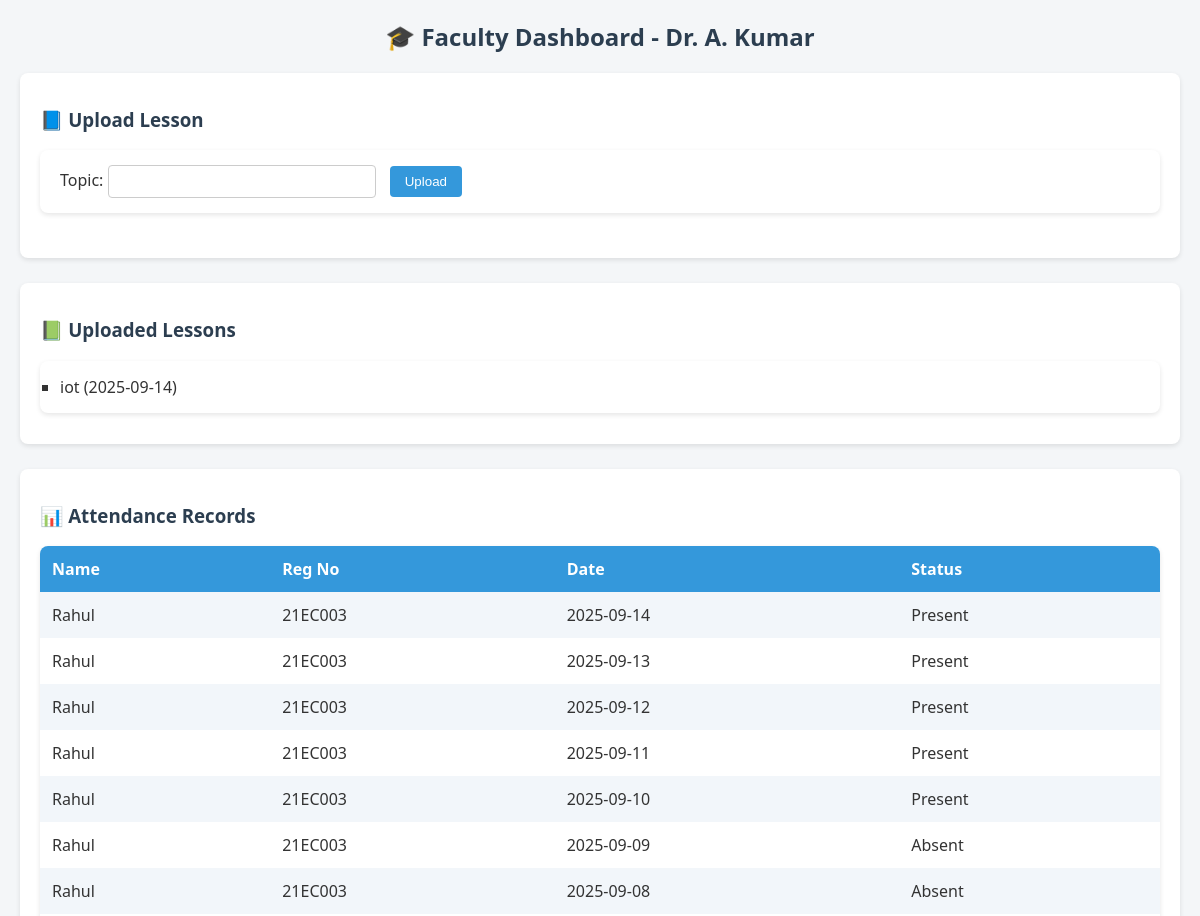
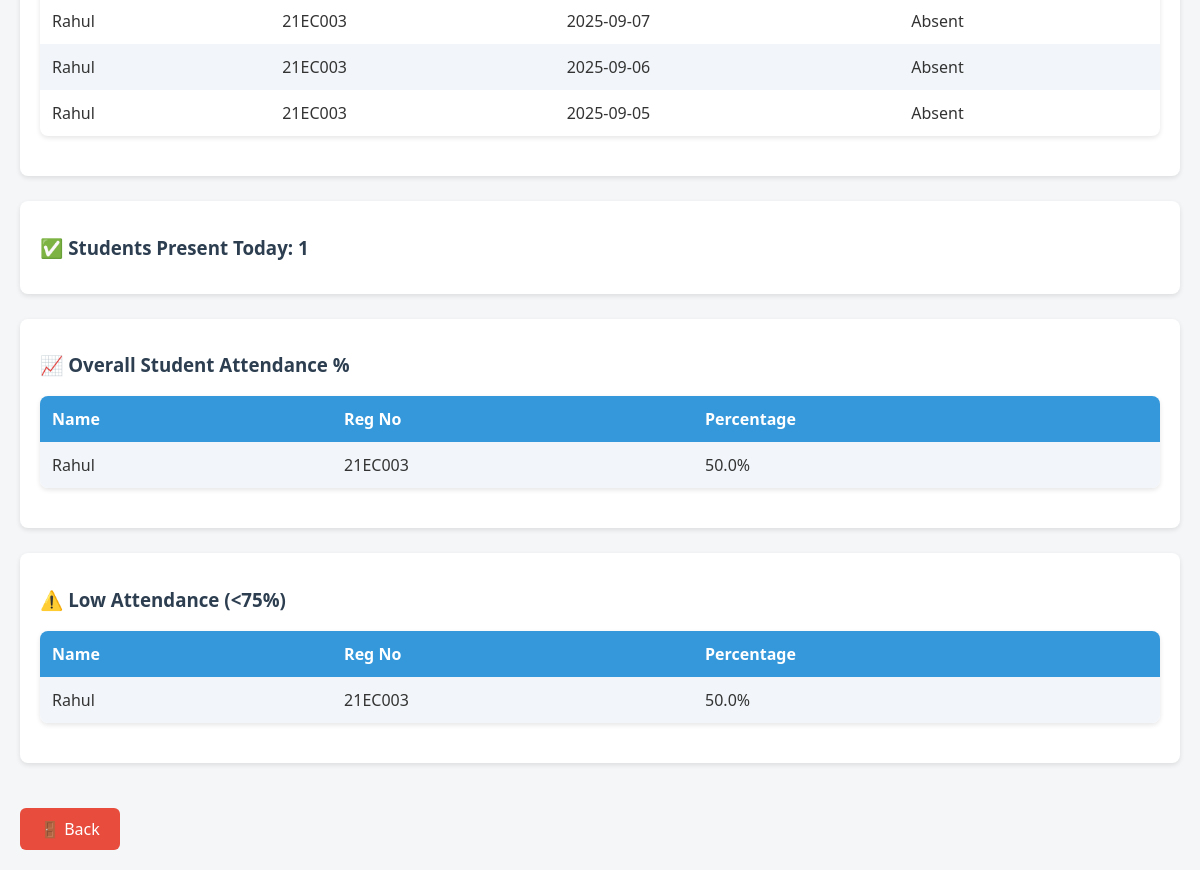
Page /faculty/dashboard (signed in) on the committed database (2 pictures, top to bottom).
### tables this page shows
CREATE TABLE lessons (
    id INTEGER PRIMARY KEY AUTOINCREMENT,
    faculty_id INTEGER NOT NULL,
    topic TEXT NOT NULL,
    date TEXT DEFAULT (DATE('now')),
    FOREIGN KEY(faculty_id) REFERENCES faculty(id)
);

CREATE TABLE attendance (
    id INTEGER PRIMARY KEY AUTOINCREMENT,
    student_id INTEGER NOT NULL,
    faculty_id INTEGER NOT NULL,
    class_name TEXT,
    subject TEXT,
    date TEXT NOT NULL,
    status TEXT DEFAULT 'Present',
    FOREIGN KEY(student_id) REFERENCES students(id),
    FOREIGN KEY(faculty_id) REFERENCES faculty(id),
    UNIQUE(student_id, faculty_id, date)
);

CREATE TABLE students (
    id INTEGER PRIMARY KEY AUTOINCREMENT,
    name TEXT NOT NULL,
    reg_no TEXT UNIQUE NOT NULL,
    class_name TEXT,
    dept TEXT,
    password TEXT,
    face_encoding BLOB   -- ✅ valid SQLite type for embeddings
    );

### app.py (the view, shortened to what this page needs)
@app.route("/faculty/dashboard", methods=["GET", "POST"])
def faculty_dashboard():
    if "faculty_id" not in session:
        flash("⚠️ Please login first.")
        return redirect(url_for("faculty_login"))
    faculty_id = session["faculty_id"]
    conn = sqlite3.connect(DB_PATH)
    cur = conn.cursor()
    cur.execute("SELECT topic, date FROM lessons WHERE faculty_id=?", (faculty_id,))
    lessons = cur.fetchall()
    cur.execute("""
        SELECT s.name, s.reg_no, a.date, a.status
        FROM students s
        JOIN attendance a ON s.id = a.student_id
        WHERE a.faculty_id=?
        ORDER BY a.date DESC
    """, (faculty_id,))
    attendance_records = cur.fetchall()
    today = datetime.date.today().isoformat()
    cur.execute("""
        SELECT COUNT(*) FROM attendance
        WHERE faculty_id=? AND date=? AND status='Present'
    """, (faculty_id, today))
    today_present = cur.fetchone()[0]
    cur.execute("""
        SELECT s.name, s.reg_no,
               ROUND((SUM(CASE WHEN a.status='Present' THEN 1 ELSE 0 END)*100.0 / COUNT(*)), 2) as percentage
        FROM students s
        JOIN attendance a ON s.id = a.student_id
        WHERE a.faculty_id=?
        GROUP BY s.id
    """, (faculty_id,))
    student_percentages = cur.fetchall()
    cur.execute("""
        SELECT s.name, s.reg_no,
               ROUND((SUM(CASE WHEN a.status='Present' THEN 1 ELSE 0 END)*100.0 / COUNT(*)), 2) as percentage
        FROM students s
        JOIN attendance a ON s.id = a.student_id
        WHERE a.faculty_id=?
        GROUP BY s.id
        HAVING percentage < 75
    """, (faculty_id,))
    low_attendance = cur.fetchall()
    conn.close()
    return render_template("faculty_dashboard.html",
                           faculty_name=session["faculty_name"],
                           lessons=lessons,
                           attendance_records=attendance_records,
                           today_present=today_present,
                           student_percentages=student_percentages,
                           low_attendance=low_attendance)

### templates/faculty_dashboard.html (shortened to what this page needs)
<!DOCTYPE html>
<html lang="en">
<head>
</head>
<body>
<h2>🎓 Faculty Dashboard - {{ faculty_name }}</h2>
<div class="card">
    <h3>📘 Upload Lesson</h3>
    <form method="POST">
        Topic: <input type="text" name="topic" required>
        <button type="submit">Upload</button>
    </form>
</div>
<div class="card">
    <h3>📗 Uploaded Lessons</h3>
    <ul>
        {% for t, d in lessons %}
        <li>{{ t }} ({{ d }})</li>
        {% endfor %}
    </ul>
</div>
<div class="card">
    <h3>📊 Attendance Records</h3>
    <table>
        <tr><th>Name</th><th>Reg No</th><th>Date</th><th>Status</th></tr>
        {% for n, r, d, s in attendance_records %}
        <tr><td>{{ n }}</td><td>{{ r }}</td><td>{{ d }}</td><td>{{ s }}</td></tr>
        {% endfor %}
    </table>
</div>
<div class="card">
    <h3>✅ Students Present Today: {{ today_present }}</h3>
</div>
<div class="card">
    <h3>📈 Overall Student Attendance %</h3>
    <table>
        <tr><th>Name</th><th>Reg No</th><th>Percentage</th></tr>
        {% for n, r, p in student_percentages %}
        <tr><td>{{ n }}</td><td>{{ r }}</td><td>{{ p }}%</td></tr>
        {% endfor %}
    </table>
</div>
<div class="card">
    <h3>⚠️ Low Attendance (<75%)</h3>
    <table>
        <tr><th>Name</th><th>Reg No</th><th>Percentage</th></tr>
        {% for n, r, p in low_attendance %}
        <tr><td>{{ n }}</td><td>{{ r }}</td><td>{{ p }}%</td></tr>
        {% endfor %}
    </table>
</div>
<a href="{{ url_for('faculty_login') }}">🚪 Back</a>
</body>
</html>

### templates/faculty_dashboard.html (style rules this page uses)
body { font-family: 'Segoe UI', Tahoma, Geneva, Verdana, sans-serif; background-color: #f4f6f8; margin: 0; padding: 0 20px; color: #333; }
h2, h3 { color: #2c3e50; }
h2 { text-align: center; margin-top: 20px; }
form { margin-bottom: 30px; background-color: #fff; padding: 15px 20px; border-radius: 8px; box-shadow: 0 2px 5px rgba(0,0,0,0.1); }
input[type="text"] { padding: 8px; width: 250px; border-radius: 4px; border: 1px solid #ccc; margin-right: 10px; }
button { padding: 8px 15px; background-color: #3498db; color: white; border: none; border-radius: 4px; cursor: pointer; }
ul { background-color: #fff; padding: 15px 20px; border-radius: 8px; list-style-type: square; box-shadow: 0 2px 5px rgba(0,0,0,0.1); }
table { width: 100%; border-collapse: collapse; margin-bottom: 25px; background-color: #fff; border-radius: 8px; overflow: hidden; box-shadow: 0 2px 5px rgba(0,0,0,0.1); }
th, td { padding: 12px; text-align: left; }
th { background-color: #3498db; color: white; }
tr:nth-child(even) { background-color: #f2f6fa; }
a { display: inline-block; margin: 20px 0; padding: 10px 20px; text-decoration: none; background-color: #e74c3c; color: white; border-radius: 6px; }
.card { background-color: #fff; padding: 15px 20px; border-radius: 8px; margin-bottom: 25px; box-shadow: 0 2px 5px rgba(0,0,0,0.1); }

### rows in the picture
lessons: topic "iot", date "2025-09-14"
attendance: name "Rahul", reg_no "21EC003", date "2025-09-14", status "Present"
attendance: name "Rahul", reg_no "21EC003", date "2025-09-13", status "Present"
attendance: name "Rahul", reg_no "21EC003", date "2025-09-12", status "Present"
attendance: name "Rahul", reg_no "21EC003", date "2025-09-11", status "Present"
attendance: name "Rahul", reg_no "21EC003", date "2025-09-10", status "Present"
attendance: name "Rahul", reg_no "21EC003", date "2025-09-09", status "Absent"
attendance: name "Rahul", reg_no "21EC003", date "2025-09-08", status "Absent"
attendance: name "Rahul", reg_no "21EC003", date "2025-09-07", status "Absent"
attendance: name "Rahul", reg_no "21EC003", date "2025-09-06", status "Absent"
attendance: name "Rahul", reg_no "21EC003", date "2025-09-05", status "Absent"
students: name "Rahul", reg_no "21EC003", p "50.0"

### other values in the picture
{{ faculty_name }} "Dr. A. Kumar"
{{ today_present }} "1"
